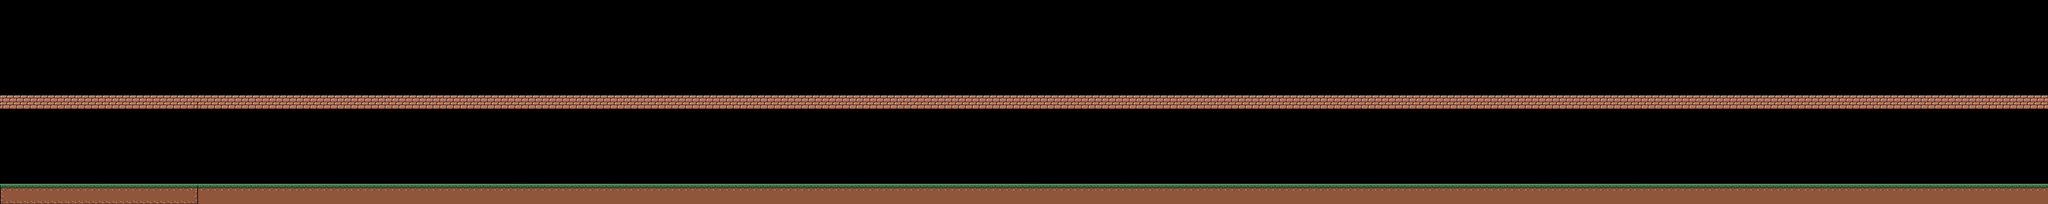

This is a level from a 2D game, rendered from its Tiled map with the project's own tilesets. A one-line summary and the map file follow, with tile-layer data summarised:
An orthogonal 300x30 tile map with 16x16 px tiles, 1 tile layer (Tile Layer 1) and 4 objects (void, player).

<map version="1.8" tiledversion="1.8.5" orientation="orthogonal" renderorder="right-down" width="300" height="30" tilewidth="16" tileheight="16" infinite="0" nextlayerid="3" nextobjectid="14">
 <tileset firstgid="1" source="nature-paltformer-tileset-16x16.tsx" />
 <layer id="1" name="Tile Layer 1" width="300" height="30">
  <data>[9000 cells, 1500 non-empty, 12 distinct tile ids]</data>
 </layer>
 <objectgroup id="2" name="objects">
  <object id="10" x="0" y="432">
   <polygon points="0,0 0,48 4800,48 4800,0" />
  </object>
  <object id="11" x="0" y="224">
   <polygon points="0,0 0,32 4800,32 4800,0" />
  </object>
  <object id="12" name="void" x="64" y="112" width="16" height="16" />
  <object id="13" name="player" x="448" y="384" width="16" height="16" />
 </objectgroup>
</map>
